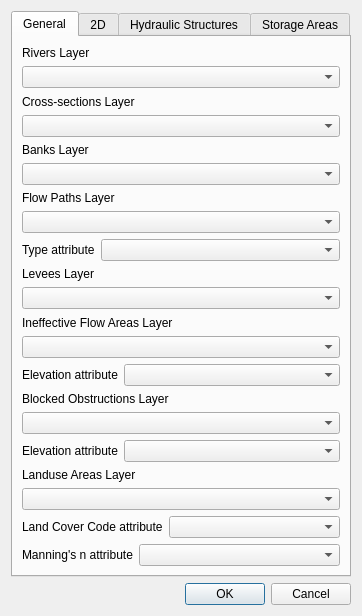
<?xml version="1.0" encoding="UTF-8"?>
<ui version="4.0">
 <class>importDataIntoRasTables</class>
 <widget class="QWidget" name="importDataIntoRasTables">
  <property name="geometry">
   <rect>
    <x>0</x>
    <y>0</y>
    <width>362</width>
    <height>586</height>
   </rect>
  </property>
  <property name="sizePolicy">
   <sizepolicy hsizetype="MinimumExpanding" vsizetype="Preferred">
    <horstretch>0</horstretch>
    <verstretch>0</verstretch>
   </sizepolicy>
  </property>
  <property name="windowTitle">
   <string>Import Data Into RAS PostGIS Tables</string>
  </property>
  <layout class="QGridLayout" name="gridLayout">
   <item row="0" column="0">
    <widget class="QTabWidget" name="tabWidget">
     <property name="locale">
      <locale language="English" country="UnitedStates"/>
     </property>
     <property name="currentIndex">
      <number>0</number>
     </property>
     <widget class="QWidget" name="general">
      <attribute name="title">
       <string>General</string>
      </attribute>
      <layout class="QGridLayout" name="gridLayout_2">
       <item row="0" column="0">
        <layout class="QVBoxLayout" name="verticalLayout">
         <item>
          <widget class="QLabel" name="label">
           <property name="text">
            <string>Rivers Layer</string>
           </property>
          </widget>
         </item>
         <item>
          <widget class="QComboBox" name="cboStreamCenterlines"/>
         </item>
         <item>
          <widget class="QLabel" name="label_2">
           <property name="text">
            <string>Cross-sections Layer</string>
           </property>
          </widget>
         </item>
         <item>
          <widget class="QComboBox" name="cboXsecs"/>
         </item>
         <item>
          <widget class="QLabel" name="label_4">
           <property name="text">
            <string>Banks Layer</string>
           </property>
          </widget>
         </item>
         <item>
          <widget class="QComboBox" name="cboBanks"/>
         </item>
         <item>
          <widget class="QLabel" name="label_7">
           <property name="text">
            <string>Flow Paths Layer</string>
           </property>
          </widget>
         </item>
         <item>
          <widget class="QComboBox" name="cboFlowPaths"/>
         </item>
         <item>
          <layout class="QHBoxLayout" name="horizontalLayout">
           <item>
            <widget class="QLabel" name="label_8">
             <property name="text">
              <string>Type attribute</string>
             </property>
            </widget>
           </item>
           <item>
            <widget class="QComboBox" name="cboFlowpathType">
             <property name="sizePolicy">
              <sizepolicy hsizetype="MinimumExpanding" vsizetype="Fixed">
               <horstretch>0</horstretch>
               <verstretch>0</verstretch>
              </sizepolicy>
             </property>
             <property name="minimumSize">
              <size>
               <width>0</width>
               <height>0</height>
              </size>
             </property>
            </widget>
           </item>
          </layout>
         </item>
         <item>
          <widget class="QLabel" name="label_3">
           <property name="text">
            <string>Levees Layer</string>
           </property>
          </widget>
         </item>
         <item>
          <widget class="QComboBox" name="cboLevees"/>
         </item>
         <item>
          <widget class="QLabel" name="label_5">
           <property name="text">
            <string>Ineffective Flow Areas Layer</string>
           </property>
          </widget>
         </item>
         <item>
          <widget class="QComboBox" name="cboIneffective"/>
         </item>
         <item>
          <layout class="QHBoxLayout" name="horizontalLayout_3">
           <item>
            <widget class="QLabel" name="label_10">
             <property name="text">
              <string>Elevation attribute</string>
             </property>
            </widget>
           </item>
           <item>
            <widget class="QComboBox" name="cboIneffElev">
             <property name="sizePolicy">
              <sizepolicy hsizetype="MinimumExpanding" vsizetype="Fixed">
               <horstretch>0</horstretch>
               <verstretch>0</verstretch>
              </sizepolicy>
             </property>
            </widget>
           </item>
          </layout>
         </item>
         <item>
          <widget class="QLabel" name="label_6">
           <property name="text">
            <string>Blocked Obstructions Layer</string>
           </property>
          </widget>
         </item>
         <item>
          <widget class="QComboBox" name="cboObstructions"/>
         </item>
         <item>
          <layout class="QHBoxLayout" name="horizontalLayout_4">
           <item>
            <widget class="QLabel" name="label_11">
             <property name="text">
              <string>Elevation attribute</string>
             </property>
            </widget>
           </item>
           <item>
            <widget class="QComboBox" name="cboObstructionsElev">
             <property name="sizePolicy">
              <sizepolicy hsizetype="MinimumExpanding" vsizetype="Fixed">
               <horstretch>0</horstretch>
               <verstretch>0</verstretch>
              </sizepolicy>
             </property>
            </widget>
           </item>
          </layout>
         </item>
         <item>
          <widget class="QLabel" name="label_12">
           <property name="text">
            <string>Landuse Areas Layer</string>
           </property>
          </widget>
         </item>
         <item>
          <widget class="QComboBox" name="cboLanduse"/>
         </item>
         <item>
          <layout class="QHBoxLayout" name="horizontalLayout_5">
           <item>
            <widget class="QLabel" name="label_13">
             <property name="text">
              <string>Land Cover Code attribute</string>
             </property>
            </widget>
           </item>
           <item>
            <widget class="QComboBox" name="cboLandCodeAttr">
             <property name="sizePolicy">
              <sizepolicy hsizetype="MinimumExpanding" vsizetype="Fixed">
               <horstretch>0</horstretch>
               <verstretch>0</verstretch>
              </sizepolicy>
             </property>
            </widget>
           </item>
          </layout>
         </item>
         <item>
          <layout class="QHBoxLayout" name="horizontalLayout_6">
           <item>
            <widget class="QLabel" name="label_14">
             <property name="text">
              <string>Manning's n attribute</string>
             </property>
            </widget>
           </item>
           <item>
            <widget class="QComboBox" name="cboManningAttr">
             <property name="sizePolicy">
              <sizepolicy hsizetype="MinimumExpanding" vsizetype="Fixed">
               <horstretch>0</horstretch>
               <verstretch>0</verstretch>
              </sizepolicy>
             </property>
            </widget>
           </item>
          </layout>
         </item>
        </layout>
       </item>
      </layout>
     </widget>
     <widget class="QWidget" name="flowAreas">
      <attribute name="title">
       <string>2D</string>
      </attribute>
      <layout class="QGridLayout" name="gridLayout_7">
       <item row="0" column="0">
        <layout class="QVBoxLayout" name="verticalLayout_3">
         <property name="topMargin">
          <number>0</number>
         </property>
         <item>
          <widget class="QGroupBox" name="groupBox">
           <property name="title">
            <string>2D Flow Areas</string>
           </property>
           <layout class="QGridLayout" name="gridLayout_4" rowstretch="0">
            <property name="margin">
             <number>3</number>
            </property>
            <item row="0" column="0">
             <layout class="QVBoxLayout" name="verticalLayout_4">
              <item>
               <layout class="QHBoxLayout" name="horizontalLayout_7">
                <item>
                 <widget class="QLabel" name="label_9">
                  <property name="text">
                   <string>Layer name</string>
                  </property>
                  <property name="buddy">
                   <cstring>cbo2dFlowAreas</cstring>
                  </property>
                 </widget>
                </item>
                <item>
                 <widget class="QComboBox" name="cbo2dFlowAreas">
                  <property name="sizePolicy">
                   <sizepolicy hsizetype="MinimumExpanding" vsizetype="Fixed">
                    <horstretch>0</horstretch>
                    <verstretch>0</verstretch>
                   </sizepolicy>
                  </property>
                  <property name="minimumSize">
                   <size>
                    <width>0</width>
                    <height>0</height>
                   </size>
                  </property>
                  <property name="acceptDrops">
                   <bool>false</bool>
                  </property>
                  <property name="minimumContentsLength">
                   <number>0</number>
                  </property>
                  <property name="frame">
                   <bool>true</bool>
                  </property>
                 </widget>
                </item>
               </layout>
              </item>
              <item>
               <layout class="QHBoxLayout" name="horizontalLayout_8">
                <item>
                 <widget class="QLabel" name="AreaNameAttributeLabel">
                  <property name="text">
                   <string>Area name attribute</string>
                  </property>
                  <property name="buddy">
                   <cstring>cbo2dAreasNameAttr</cstring>
                  </property>
                 </widget>
                </item>
                <item>
                 <widget class="QComboBox" name="cbo2dAreasNameAttr">
                  <property name="sizePolicy">
                   <sizepolicy hsizetype="MinimumExpanding" vsizetype="Fixed">
                    <horstretch>0</horstretch>
                    <verstretch>0</verstretch>
                   </sizepolicy>
                  </property>
                 </widget>
                </item>
               </layout>
              </item>
              <item>
               <layout class="QHBoxLayout" name="horizontalLayout_9">
                <property name="spacing">
                 <number>6</number>
                </property>
                <item>
                 <widget class="QLabel" name="AreaNameAttributeLabel_2">
                  <property name="text">
                   <string>Default cell size attribute</string>
                  </property>
                  <property name="buddy">
                   <cstring>cbo2dAreasMeshSizeAttr</cstring>
                  </property>
                 </widget>
                </item>
                <item>
                 <widget class="QComboBox" name="cbo2dAreasMeshSizeAttr">
                  <property name="sizePolicy">
                   <sizepolicy hsizetype="MinimumExpanding" vsizetype="Fixed">
                    <horstretch>0</horstretch>
                    <verstretch>0</verstretch>
                   </sizepolicy>
                  </property>
                 </widget>
                </item>
               </layout>
              </item>
             </layout>
            </item>
           </layout>
          </widget>
         </item>
         <item>
          <widget class="QGroupBox" name="groupBox_2">
           <property name="title">
            <string>Breaklines</string>
           </property>
           <layout class="QGridLayout" name="gridLayout_5">
            <property name="margin">
             <number>3</number>
            </property>
            <item row="0" column="0">
             <layout class="QVBoxLayout" name="verticalLayout_5">
              <item>
               <layout class="QHBoxLayout" name="horizontalLayout_10">
                <item>
                 <widget class="QLabel" name="AreaNameAttributeLabel_3">
                  <property name="text">
                   <string>Layer name</string>
                  </property>
                  <property name="buddy">
                   <cstring>cboBreaklines</cstring>
                  </property>
                 </widget>
                </item>
                <item>
                 <widget class="QComboBox" name="cboBreaklines">
                  <property name="sizePolicy">
                   <sizepolicy hsizetype="MinimumExpanding" vsizetype="Fixed">
                    <horstretch>0</horstretch>
                    <verstretch>0</verstretch>
                   </sizepolicy>
                  </property>
                 </widget>
                </item>
               </layout>
              </item>
              <item>
               <widget class="QLabel" name="label_15">
                <property name="text">
                 <string>Attributes:</string>
                </property>
               </widget>
              </item>
              <item>
               <layout class="QHBoxLayout" name="horizontalLayout_11">
                <item>
                 <widget class="QLabel" name="AreaNameAttributeLabel_4">
                  <property name="text">
                   <string>Cell size along a breakline</string>
                  </property>
                  <property name="buddy">
                   <cstring>cboBreaklineCellSizeAlongAttr</cstring>
                  </property>
                 </widget>
                </item>
                <item>
                 <widget class="QComboBox" name="cboBreaklineCellSizeAlongAttr">
                  <property name="sizePolicy">
                   <sizepolicy hsizetype="MinimumExpanding" vsizetype="Fixed">
                    <horstretch>0</horstretch>
                    <verstretch>0</verstretch>
                   </sizepolicy>
                  </property>
                 </widget>
                </item>
               </layout>
              </item>
              <item>
               <layout class="QHBoxLayout" name="horizontalLayout_12">
                <property name="topMargin">
                 <number>0</number>
                </property>
                <item>
                 <widget class="QLabel" name="label_16">
                  <property name="text">
                   <string>Cell size across a breakline</string>
                  </property>
                 </widget>
                </item>
                <item>
                 <widget class="QComboBox" name="cboBreaklineCellSizeAcrossAttr">
                  <property name="sizePolicy">
                   <sizepolicy hsizetype="MinimumExpanding" vsizetype="Fixed">
                    <horstretch>0</horstretch>
                    <verstretch>0</verstretch>
                   </sizepolicy>
                  </property>
                 </widget>
                </item>
               </layout>
              </item>
              <item>
               <layout class="QHBoxLayout" name="horizontalLayout_13">
                <item>
                 <widget class="QLabel" name="label_17">
                  <property name="text">
                   <string>Number of cells rows to align</string>
                  </property>
                 </widget>
                </item>
                <item>
                 <widget class="QComboBox" name="cboBreaklineCellRowsAttr">
                  <property name="sizePolicy">
                   <sizepolicy hsizetype="MinimumExpanding" vsizetype="Fixed">
                    <horstretch>0</horstretch>
                    <verstretch>0</verstretch>
                   </sizepolicy>
                  </property>
                 </widget>
                </item>
               </layout>
              </item>
             </layout>
            </item>
           </layout>
          </widget>
         </item>
         <item>
          <widget class="QGroupBox" name="groupBox_3">
           <property name="title">
            <string>Breakpoints</string>
           </property>
           <layout class="QGridLayout" name="gridLayout_6">
            <property name="margin">
             <number>3</number>
            </property>
            <item row="0" column="0">
             <layout class="QVBoxLayout" name="verticalLayout_6">
              <item>
               <layout class="QHBoxLayout" name="horizontalLayout_14">
                <item>
                 <widget class="QLabel" name="label_18">
                  <property name="text">
                   <string>Layer name</string>
                  </property>
                 </widget>
                </item>
                <item>
                 <widget class="QComboBox" name="cboBreakpoints">
                  <property name="sizePolicy">
                   <sizepolicy hsizetype="MinimumExpanding" vsizetype="Fixed">
                    <horstretch>0</horstretch>
                    <verstretch>0</verstretch>
                   </sizepolicy>
                  </property>
                 </widget>
                </item>
               </layout>
              </item>
             </layout>
            </item>
           </layout>
          </widget>
         </item>
        </layout>
       </item>
       <item row="1" column="0">
        <spacer name="verticalSpacer">
         <property name="orientation">
          <enum>Qt::Vertical</enum>
         </property>
         <property name="sizeHint" stdset="0">
          <size>
           <width>20</width>
           <height>40</height>
          </size>
         </property>
        </spacer>
       </item>
      </layout>
     </widget>
     <widget class="QWidget" name="structures">
      <attribute name="title">
       <string>Hydraulic Structures</string>
      </attribute>
      <layout class="QGridLayout" name="gridLayout_3">
       <item row="0" column="0">
        <layout class="QVBoxLayout" name="verticalLayout_2">
         <item>
          <widget class="QGroupBox" name="groupBox_4">
           <property name="title">
            <string>Bridges/Culverts</string>
           </property>
           <layout class="QGridLayout" name="gridLayout_8">
            <property name="margin">
             <number>3</number>
            </property>
            <item row="0" column="0">
             <layout class="QVBoxLayout" name="verticalLayout_7">
              <property name="topMargin">
               <number>0</number>
              </property>
              <property name="bottomMargin">
               <number>0</number>
              </property>
              <item>
               <layout class="QHBoxLayout" name="horizontalLayout_2">
                <property name="topMargin">
                 <number>0</number>
                </property>
                <item>
                 <widget class="QLabel" name="label_19">
                  <property name="text">
                   <string>Layer name</string>
                  </property>
                 </widget>
                </item>
                <item>
                 <widget class="QComboBox" name="cboBridgesLayer">
                  <property name="sizePolicy">
                   <sizepolicy hsizetype="MinimumExpanding" vsizetype="Fixed">
                    <horstretch>0</horstretch>
                    <verstretch>0</verstretch>
                   </sizepolicy>
                  </property>
                 </widget>
                </item>
               </layout>
              </item>
              <item>
               <layout class="QHBoxLayout" name="horizontalLayout_15">
                <property name="topMargin">
                 <number>0</number>
                </property>
                <item>
                 <widget class="QLabel" name="label_20">
                  <property name="text">
                   <string>Name attribute</string>
                  </property>
                 </widget>
                </item>
                <item>
                 <widget class="QComboBox" name="cboBridgesName">
                  <property name="sizePolicy">
                   <sizepolicy hsizetype="MinimumExpanding" vsizetype="Fixed">
                    <horstretch>0</horstretch>
                    <verstretch>0</verstretch>
                   </sizepolicy>
                  </property>
                 </widget>
                </item>
               </layout>
              </item>
              <item>
               <layout class="QHBoxLayout" name="horizontalLayout_16">
                <property name="topMargin">
                 <number>0</number>
                </property>
                <item>
                 <widget class="QLabel" name="label_21">
                  <property name="text">
                   <string>US distance attribute</string>
                  </property>
                 </widget>
                </item>
                <item>
                 <widget class="QComboBox" name="cboBridgesUsDist">
                  <property name="sizePolicy">
                   <sizepolicy hsizetype="MinimumExpanding" vsizetype="Fixed">
                    <horstretch>0</horstretch>
                    <verstretch>0</verstretch>
                   </sizepolicy>
                  </property>
                 </widget>
                </item>
               </layout>
              </item>
              <item>
               <layout class="QHBoxLayout" name="horizontalLayout_17">
                <property name="topMargin">
                 <number>0</number>
                </property>
                <item>
                 <widget class="QLabel" name="label_22">
                  <property name="text">
                   <string>Top width attribute</string>
                  </property>
                 </widget>
                </item>
                <item>
                 <widget class="QComboBox" name="cboBridgesTopWidth">
                  <property name="sizePolicy">
                   <sizepolicy hsizetype="MinimumExpanding" vsizetype="Fixed">
                    <horstretch>0</horstretch>
                    <verstretch>0</verstretch>
                   </sizepolicy>
                  </property>
                 </widget>
                </item>
               </layout>
              </item>
             </layout>
            </item>
           </layout>
          </widget>
         </item>
        </layout>
       </item>
       <item row="3" column="0">
        <spacer name="verticalSpacer_2">
         <property name="orientation">
          <enum>Qt::Vertical</enum>
         </property>
         <property name="sizeHint" stdset="0">
          <size>
           <width>20</width>
           <height>40</height>
          </size>
         </property>
        </spacer>
       </item>
       <item row="1" column="0">
        <widget class="QGroupBox" name="groupBox_5">
         <property name="title">
          <string>Inline structures</string>
         </property>
         <layout class="QGridLayout" name="gridLayout_9">
          <property name="margin">
           <number>3</number>
          </property>
          <item row="0" column="0">
           <layout class="QVBoxLayout" name="verticalLayout_8">
            <property name="bottomMargin">
             <number>0</number>
            </property>
            <item>
             <layout class="QHBoxLayout" name="horizontalLayout_18">
              <property name="topMargin">
               <number>0</number>
              </property>
              <item>
               <widget class="QLabel" name="label_23">
                <property name="text">
                 <string>Layer name</string>
                </property>
               </widget>
              </item>
              <item>
               <widget class="QComboBox" name="cboInlineStrLayer">
                <property name="sizePolicy">
                 <sizepolicy hsizetype="MinimumExpanding" vsizetype="Fixed">
                  <horstretch>0</horstretch>
                  <verstretch>0</verstretch>
                 </sizepolicy>
                </property>
               </widget>
              </item>
             </layout>
            </item>
            <item>
             <layout class="QHBoxLayout" name="horizontalLayout_19">
              <property name="topMargin">
               <number>0</number>
              </property>
              <item>
               <widget class="QLabel" name="label_24">
                <property name="text">
                 <string>Name attribute</string>
                </property>
               </widget>
              </item>
              <item>
               <widget class="QComboBox" name="cboInlineStrName">
                <property name="sizePolicy">
                 <sizepolicy hsizetype="MinimumExpanding" vsizetype="Fixed">
                  <horstretch>0</horstretch>
                  <verstretch>0</verstretch>
                 </sizepolicy>
                </property>
               </widget>
              </item>
             </layout>
            </item>
            <item>
             <layout class="QHBoxLayout" name="horizontalLayout_20">
              <property name="topMargin">
               <number>0</number>
              </property>
              <item>
               <widget class="QLabel" name="label_25">
                <property name="text">
                 <string>US distance attribute</string>
                </property>
               </widget>
              </item>
              <item>
               <widget class="QComboBox" name="cboInlineStrUsDist">
                <property name="sizePolicy">
                 <sizepolicy hsizetype="MinimumExpanding" vsizetype="Fixed">
                  <horstretch>0</horstretch>
                  <verstretch>0</verstretch>
                 </sizepolicy>
                </property>
               </widget>
              </item>
             </layout>
            </item>
            <item>
             <layout class="QHBoxLayout" name="horizontalLayout_21">
              <property name="topMargin">
               <number>0</number>
              </property>
              <item>
               <widget class="QLabel" name="label_26">
                <property name="text">
                 <string>Top width attribute</string>
                </property>
               </widget>
              </item>
              <item>
               <widget class="QComboBox" name="cboInlineStrTopWidth">
                <property name="sizePolicy">
                 <sizepolicy hsizetype="MinimumExpanding" vsizetype="Fixed">
                  <horstretch>0</horstretch>
                  <verstretch>0</verstretch>
                 </sizepolicy>
                </property>
               </widget>
              </item>
             </layout>
            </item>
           </layout>
          </item>
         </layout>
        </widget>
       </item>
       <item row="2" column="0">
        <widget class="QGroupBox" name="groupBox_6">
         <property name="title">
          <string>Lateral structures</string>
         </property>
         <layout class="QGridLayout" name="gridLayout_10">
          <property name="margin">
           <number>3</number>
          </property>
          <item row="0" column="0">
           <layout class="QVBoxLayout" name="verticalLayout_9">
            <property name="bottomMargin">
             <number>0</number>
            </property>
            <item>
             <layout class="QHBoxLayout" name="horizontalLayout_22">
              <property name="topMargin">
               <number>0</number>
              </property>
              <item>
               <widget class="QLabel" name="label_27">
                <property name="text">
                 <string>Layer name</string>
                </property>
               </widget>
              </item>
              <item>
               <widget class="QComboBox" name="cboLateralStrLayer">
                <property name="sizePolicy">
                 <sizepolicy hsizetype="MinimumExpanding" vsizetype="Fixed">
                  <horstretch>0</horstretch>
                  <verstretch>0</verstretch>
                 </sizepolicy>
                </property>
               </widget>
              </item>
             </layout>
            </item>
            <item>
             <layout class="QHBoxLayout" name="horizontalLayout_23">
              <property name="topMargin">
               <number>0</number>
              </property>
              <item>
               <widget class="QLabel" name="label_28">
                <property name="text">
                 <string>Name attribute</string>
                </property>
               </widget>
              </item>
              <item>
               <widget class="QComboBox" name="cboLateralStrName">
                <property name="sizePolicy">
                 <sizepolicy hsizetype="MinimumExpanding" vsizetype="Fixed">
                  <horstretch>0</horstretch>
                  <verstretch>0</verstretch>
                 </sizepolicy>
                </property>
               </widget>
              </item>
             </layout>
            </item>
            <item>
             <layout class="QHBoxLayout" name="horizontalLayout_24">
              <property name="topMargin">
               <number>0</number>
              </property>
              <item>
               <widget class="QLabel" name="label_29">
                <property name="text">
                 <string>US distance attribute</string>
                </property>
               </widget>
              </item>
              <item>
               <widget class="QComboBox" name="cboLateralStrUsDist">
                <property name="sizePolicy">
                 <sizepolicy hsizetype="MinimumExpanding" vsizetype="Fixed">
                  <horstretch>0</horstretch>
                  <verstretch>0</verstretch>
                 </sizepolicy>
                </property>
               </widget>
              </item>
             </layout>
            </item>
            <item>
             <layout class="QHBoxLayout" name="horizontalLayout_25">
              <property name="topMargin">
               <number>0</number>
              </property>
              <item>
               <widget class="QLabel" name="label_30">
                <property name="text">
                 <string>Top width attribute</string>
                </property>
               </widget>
              </item>
              <item>
               <widget class="QComboBox" name="cboLateralStrTopWidth">
                <property name="sizePolicy">
                 <sizepolicy hsizetype="MinimumExpanding" vsizetype="Fixed">
                  <horstretch>0</horstretch>
                  <verstretch>0</verstretch>
                 </sizepolicy>
                </property>
               </widget>
              </item>
             </layout>
            </item>
           </layout>
          </item>
         </layout>
        </widget>
       </item>
      </layout>
     </widget>
     <widget class="QWidget" name="storageAreas">
      <attribute name="title">
       <string>Storage Areas</string>
      </attribute>
     </widget>
    </widget>
   </item>
   <item row="1" column="0">
    <widget class="QDialogButtonBox" name="buttonBox">
     <property name="standardButtons">
      <set>QDialogButtonBox::Cancel|QDialogButtonBox::Ok</set>
     </property>
    </widget>
   </item>
  </layout>
 </widget>
 <resources/>
 <connections/>
</ui>
